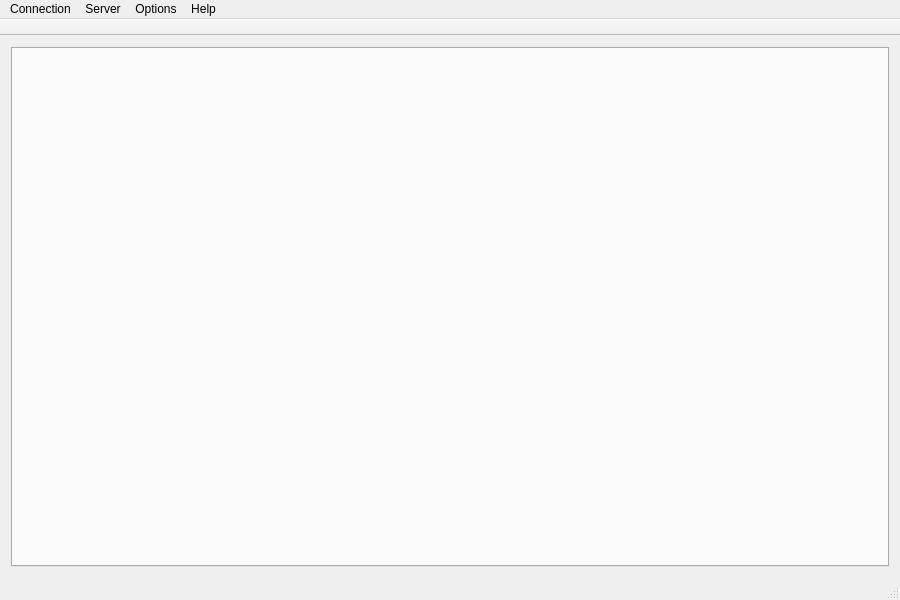
<?xml version="1.0" encoding="UTF-8"?>
<ui version="4.0">
 <class>MainWindow</class>
 <widget class="QMainWindow" name="MainWindow">
  <property name="geometry">
   <rect>
    <x>0</x>
    <y>0</y>
    <width>900</width>
    <height>600</height>
   </rect>
  </property>
  <property name="minimumSize">
   <size>
    <width>900</width>
    <height>600</height>
   </size>
  </property>
  <property name="windowTitle">
   <string>Obsession Hotline Client Alpha</string>
  </property>
  <property name="statusTip">
   <string/>
  </property>
  <widget class="QWidget" name="centralWidget">
   <property name="autoFillBackground">
    <bool>false</bool>
   </property>
   <layout class="QHBoxLayout" name="horizontalLayout_2">
    <item>
     <widget class="QTabWidget" name="tabWidget">
      <property name="tabShape">
       <enum>QTabWidget::Rounded</enum>
      </property>
      <property name="currentIndex">
       <number>-1</number>
      </property>
      <property name="tabsClosable">
       <bool>true</bool>
      </property>
      <property name="movable">
       <bool>false</bool>
      </property>
     </widget>
    </item>
   </layout>
  </widget>
  <widget class="QMenuBar" name="menuBar">
   <property name="geometry">
    <rect>
     <x>0</x>
     <y>0</y>
     <width>900</width>
     <height>21</height>
    </rect>
   </property>
   <widget class="QMenu" name="menuConnection">
    <property name="title">
     <string>Connection</string>
    </property>
    <addaction name="actionNew_Window"/>
    <addaction name="actionOpen_Connection"/>
    <addaction name="actionDisconnect"/>
    <addaction name="separator"/>
    <addaction name="actionTrackers"/>
    <addaction name="separator"/>
    <addaction name="actionClose_Tab"/>
    <addaction name="actionQuit"/>
   </widget>
   <widget class="QMenu" name="menuHelp">
    <property name="title">
     <string>Help</string>
    </property>
    <addaction name="actionAbout_Contra"/>
   </widget>
   <widget class="QMenu" name="menuOptions">
    <property name="title">
     <string>Options</string>
    </property>
    <addaction name="actionPreferences"/>
    <addaction name="actionBookmarks"/>
    <addaction name="actionIcons"/>
   </widget>
   <widget class="QMenu" name="menuServer">
    <property name="title">
     <string>Server</string>
    </property>
    <addaction name="actionServer_Agreement"/>
    <addaction name="actionFiles"/>
    <addaction name="actionLinear_News"/>
    <addaction name="actionThreaded_News"/>
    <addaction name="separator"/>
    <addaction name="actionDownloads"/>
   </widget>
   <addaction name="menuConnection"/>
   <addaction name="menuServer"/>
   <addaction name="menuOptions"/>
   <addaction name="menuHelp"/>
  </widget>
  <widget class="QToolBar" name="mainToolBar">
   <property name="movable">
    <bool>false</bool>
   </property>
   <property name="floatable">
    <bool>false</bool>
   </property>
   <attribute name="toolBarArea">
    <enum>TopToolBarArea</enum>
   </attribute>
   <attribute name="toolBarBreak">
    <bool>false</bool>
   </attribute>
  </widget>
  <widget class="QStatusBar" name="statusBar"/>
  <action name="actionOpen_Connection">
   <property name="icon">
    <iconset resource="resources.qrc">
     <normaloff>:/main/interfaceIcons/mainConnect.png</normaloff>:/main/interfaceIcons/mainConnect.png</iconset>
   </property>
   <property name="text">
    <string>Open Connection...</string>
   </property>
   <property name="toolTip">
    <string>Open a new connection</string>
   </property>
   <property name="shortcut">
    <string>Ctrl+K</string>
   </property>
  </action>
  <action name="actionQuit">
   <property name="icon">
    <iconset resource="resources.qrc">
     <normaloff>:/main/interfaceIcons/mainClose.png</normaloff>:/main/interfaceIcons/mainClose.png</iconset>
   </property>
   <property name="text">
    <string>Quit</string>
   </property>
   <property name="shortcut">
    <string>Ctrl+Q</string>
   </property>
  </action>
  <action name="actionServer_Info">
   <property name="text">
    <string>Server Info</string>
   </property>
  </action>
  <action name="actionDisconnect">
   <property name="icon">
    <iconset resource="resources.qrc">
     <normaloff>:/main/interfaceIcons/mainDisconnect.png</normaloff>:/main/interfaceIcons/mainDisconnect.png</iconset>
   </property>
   <property name="text">
    <string>Disconnect...</string>
   </property>
  </action>
  <action name="actionAbout_Contra">
   <property name="text">
    <string>About Obsession...</string>
   </property>
  </action>
  <action name="actionPreferences">
   <property name="text">
    <string>Preferences...</string>
   </property>
  </action>
  <action name="actionServer_Agreement">
   <property name="text">
    <string>Agreement</string>
   </property>
  </action>
  <action name="actionTrackers">
   <property name="icon">
    <iconset resource="resources.qrc">
     <normaloff>:/main/interfaceIcons/mainTrackers.png</normaloff>:/main/interfaceIcons/mainTrackers.png</iconset>
   </property>
   <property name="text">
    <string>Trackers...</string>
   </property>
   <property name="shortcut">
    <string>Ctrl+T</string>
   </property>
  </action>
  <action name="actionNew_Window">
   <property name="icon">
    <iconset resource="resources.qrc">
     <normaloff>:/main/interfaceIcons/mainNew.png</normaloff>:/main/interfaceIcons/mainNew.png</iconset>
   </property>
   <property name="text">
    <string>New Window...</string>
   </property>
   <property name="shortcut">
    <string>Ctrl+N</string>
   </property>
  </action>
  <action name="actionFiles">
   <property name="text">
    <string>Files</string>
   </property>
   <property name="shortcut">
    <string>Ctrl+F</string>
   </property>
  </action>
  <action name="actionIcons">
   <property name="text">
    <string>Icons...</string>
   </property>
  </action>
  <action name="actionLinear_News">
   <property name="text">
    <string>Message Board</string>
   </property>
  </action>
  <action name="actionDownloads">
   <property name="text">
    <string>Downloads</string>
   </property>
  </action>
  <action name="actionClose_Tab">
   <property name="enabled">
    <bool>true</bool>
   </property>
   <property name="text">
    <string>Close Tab</string>
   </property>
   <property name="shortcut">
    <string>Ctrl+W</string>
   </property>
   <property name="visible">
    <bool>true</bool>
   </property>
  </action>
  <action name="actionThreaded_News">
   <property name="text">
    <string>News</string>
   </property>
   <property name="shortcut">
    <string>Ctrl+E</string>
   </property>
  </action>
  <action name="actionDebug_console">
   <property name="text">
    <string>Debug console</string>
   </property>
  </action>
  <action name="actionBookmarks">
   <property name="text">
    <string>Bookmarks...</string>
   </property>
  </action>
 </widget>
 <layoutdefault spacing="6" margin="11"/>
 <resources>
  <include location="resources.qrc"/>
 </resources>
 <connections/>
</ui>
